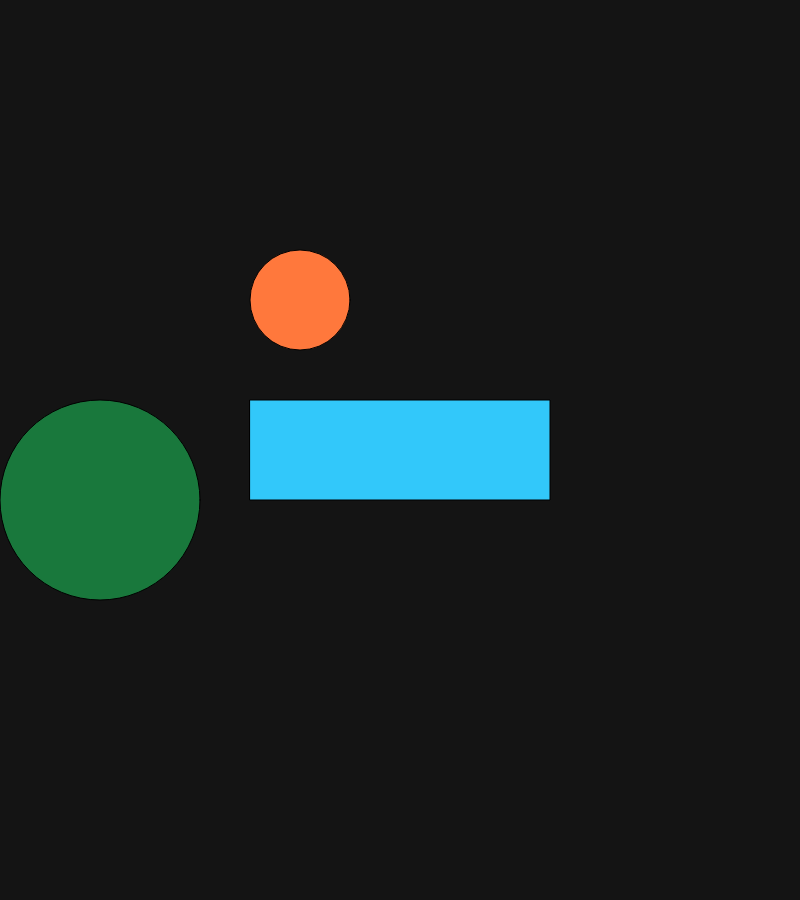
Frame 1 (no input)
Frame 60 (no input): identical to frame 1, image omitted
Frame 120 (the mouse pressed at the canvas centre since frame 60): identical to frame 1, image omitted

The p5.js sketch that drew this single still picture (run headless with seeded random() and noise() and a simulated clock; from frame 60 on, the mouse is pressed at the canvas centre):

// p5.js sketch
// ── sketch.js
console.log("I believe I can do this!");

function setup() {
  createCanvas(800, 900);
}
//the measurement above is pixels for Canvas
// the origin(0,0) on Canvas is on the left up and the x axis goes to right and
//y axis to the bottom

function draw() {
  background(20);
  fill(255, 120, 60);
  circle(300, 300, 100);
  fill(25, 120, 60);
  circle(100, 500, 200);
  fill(50, 200, 250);
  rectMode(CENTER);
  rect(400, 450, 300, 100);
}
